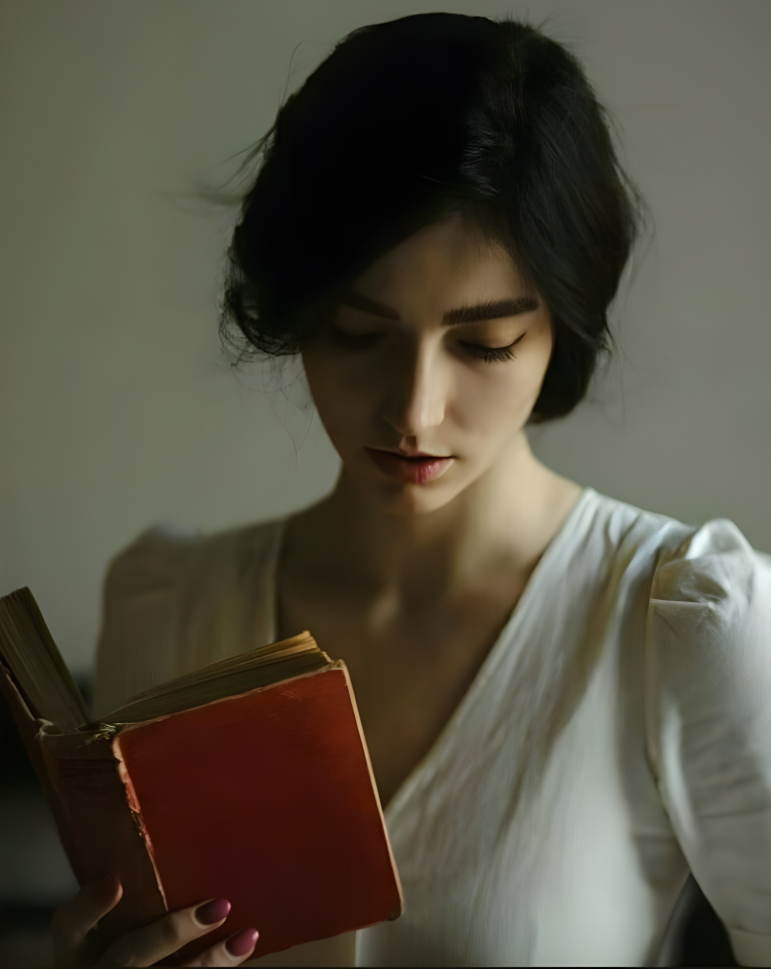
#> input picture photo3.jpg, 2312 x 2905 px (shown at 1/3 size); its folder holds only this picture in this run
$ python -i image_ops.py   (imports and definitions only)   (older library calls are emulated)
#> lines starting #> are read from the running program, lines starting #| are printed output that depends on the picture
from __future__ import annotations

import os
from collections import deque
from typing import Dict, List, Tuple

import cv2
import numpy as np
from PIL import Image, ImageEnhance, ImageOps

from .color import Lstar_from_rgb, relative_luminance, rgb_to_hsv

# Clean-stencil helpers (adaptive threshold + light thinning + optional tone tweaks)
# ---------------------------
def _map_stencil_brightness_slider(value: float) -> float:
    """0..1 → 0.5..2.0 (like your demo)."""
    return 0.5 + float(np.clip(value, 0.0, 1.0)) * 1.5

def _map_stencil_sharpness_slider(value: float) -> float:
    """0..1 → 0.5..3.0 (like your demo)."""
    return 0.5 + float(np.clip(value, 0.0, 1.0)) * 2.5

# [217 lines left out: functions _adjust_brightness_rgb, _adjust_sharpness_rgb, _apply_clean_stencil_rgb, group_classic_exclusive, group_value5_exclusive, _label_adjacency and 3 more, not called in this run]

# ---------------------------
# Image / label utilities
# ---------------------------
def ensure_gray(bgr: np.ndarray) -> np.ndarray:
    """Ensure single-channel uint8 grayscale."""
    return cv2.cvtColor(bgr, cv2.COLOR_BGR2GRAY) if bgr.ndim == 3 else bgr


def im2float01(img_u8: np.ndarray) -> np.ndarray:
    return img_u8.astype(np.float32) / 255.0


def float01_to_u8(imgf: np.ndarray) -> np.ndarray:
    return (np.clip(imgf, 0, 1) * 255.0 + 0.5).astype(np.uint8)


def lerp(a: float, b: float, t: float) -> float:
    return a + (b - a) * float(np.clip(t, 0.0, 1.0))


def clahe_gray(gray_u8: np.ndarray, clip=2.0, tiles=8) -> np.ndarray:
    """CLAHE for local contrast normalization."""
    clahe = cv2.createCLAHE(clipLimit=float(clip), tileGridSize=(int(tiles), int(tiles)))
    return clahe.apply(gray_u8)


def canny_from_gradients(gray_u8: np.ndarray, low_high_ratio=0.35, high_pct=90) -> Tuple[int, int]:
    """Set Canny thresholds from gradient percentiles for robustness."""
    gx = cv2.Sobel(gray_u8, cv2.CV_32F, 1, 0, ksize=3)
    gy = cv2.Sobel(gray_u8, cv2.CV_32F, 0, 1, ksize=3)
    mag = np.sqrt(gx * gx + gy * gy).ravel()
    high = float(np.percentile(mag, high_pct))
    high = np.clip(high, 10, 255)
    low = max(5.0, high * low_high_ratio)
    return int(low), int(high)


def remove_small_components_bool(bin_u8: np.ndarray, min_area: int) -> np.ndarray:
    """Remove tiny blobs from a binary mask."""
    num, labels, stats, _ = cv2.connectedComponentsWithStats(bin_u8, connectivity=8)
    out = np.zeros_like(bin_u8)
    for i in range(1, num):
        if stats[i, cv2.CC_STAT_AREA] >= min_area:
            out[labels == i] = 255
    return out


def illumination_flatten(gray_u8: np.ndarray, smin: int, strength01: float) -> np.ndarray:
    """Divide-by-blur illumination correction."""
    if strength01 <= 0: return gray_u8
    sigma = smin * lerp(0.03, 0.08, strength01)
    base = cv2.GaussianBlur(gray_u8, (0, 0), sigma)
    g = im2float01(gray_u8); b = im2float01(base)
    flat = np.clip(g / (b + 1e-4), 0, 2.5)
    flat = flat / flat.max() if flat.max() > 0 else flat
    return float01_to_u8(flat)


def bilateral_edge_aware(gray_u8: np.ndarray, strength01: float) -> np.ndarray:
    """Bilateral filter that preserves edges while taming textures."""
    if strength01 <= 0: return gray_u8
    sigma_color = lerp(10, 80, strength01)
    sigma_space = lerp(3, 12, strength01)
    return cv2.bilateralFilter(gray_u8, d=0, sigmaColor=sigma_color, sigmaSpace=sigma_space)


def _auto_edge_mask(edge_strength_u8: np.ndarray, target_fg=0.04, min_fg=0.01, max_fg=0.08, iters=8) -> np.ndarray:
    """Find a binary edge mask that lands in a desired foreground fraction."""
    es = edge_strength_u8.astype(np.uint8); H, W = es.shape[:2]
    N = H * W; nz = es[es > 0]
    if nz.size == 0: return np.zeros_like(es, dtype=np.uint8)
    lo, hi = 50.0, 98.0; best = None
    for _ in range(iters):
        p = 0.5 * (lo + hi)
        T = np.percentile(nz, p)
        _, binm = cv2.threshold(es, int(T), 255, cv2.THRESH_BINARY)
        fg = np.count_nonzero(binm) / float(N)
        best = binm
        if fg < min_fg: lo = 45.0; hi = p
        elif fg > max_fg: lo = p; hi = 99.0
        else: break
    return best

# ---------------------------
# Pencil sketch (OLD image-edge method)
# ---------------------------
def pencil_readable_norm(
    bgr: np.ndarray,
    sketchiness01=0.99,
    softness01=0.1,
    highlight_clip01=0.99,
    edge_boost01=0.99,
    texture_suppression01=0.1,
    illumination01=0.1,
    despeckle01=0.25,
    stroke01=0.1,
    line_floor01=0.99,
    use_clahe=True,
    gamma_midtones=0.99,
    canny_high_pct=90,
) -> np.ndarray:
    """
    OLD method: produce a clean pencil-like grayscale (uint8) from image edges.
    Suitable for printing and as an underlay via multiply blending.
    """
    gray = ensure_gray(bgr); h, w = gray.shape[:2]; smin = min(h, w)

    gray = illumination_flatten(gray, smin, illumination01)
    if use_clahe:
        gray = clahe_gray(gray, clip=lerp(1.3, 2.0, softness01), tiles=8)

    blur_sharp = cv2.GaussianBlur(gray, (0, 0), smin * 0.003)
    sharp = cv2.addWeighted(gray, 1.4, blur_sharp, -0.4, 0)

    g_s = bilateral_edge_aware(sharp, texture_suppression01)
    gf = im2float01(g_s)
    gf = np.power(np.clip(gf, 0, 1), gamma_midtones)

    inv = 1.0 - gf
    sigma = smin * lerp(0.006, 0.016, softness01)
    blur = cv2.GaussianBlur(inv, (0, 0), sigmaX=sigma, sigmaY=sigma)
    denom = np.maximum(1e-4, 1.0 - blur)
    dodge = np.clip(gf / denom, 0, 1)
    dodge = np.minimum(dodge, lerp(0.90, 0.975, highlight_clip01))

    low, high = canny_from_gradients(
        g_s,
        low_high_ratio=lerp(0.32, 0.50, 1.0 - sketchiness01),
        high_pct=int(np.clip(canny_high_pct, 50, 99)),
    )
    can = cv2.Canny(g_s, low, high)

    sigma1 = smin * lerp(0.003, 0.010, sketchiness01)
    sigma2 = sigma1 * 1.6
    g1 = cv2.GaussianBlur(gf, (0, 0), sigma1)
    g2 = cv2.GaussianBlur(gf, (0, 0), sigma2)
    dog = g1 - g2
    tau = lerp(0.9, 1.18, sketchiness01)
    phi = lerp(8.0, 22.0, sketchiness01 + edge_boost01 * 0.3)
    xdog = 1.0 - (0.5 * (1 + np.tanh(phi * (dog - tau))))
    xdog_u8 = float01_to_u8(xdog)

    edge_mix = cv2.max(can, xdog_u8)
    target_fg = lerp(0.025, 0.065, sketchiness01)
    edge_bin = _auto_edge_mask(edge_mix, target_fg=target_fg, min_fg=0.015, max_fg=0.09)

    if despeckle01 > 0:
        min_area = int(lerp(0, 0.0020, despeckle01) * (h * w))
        edge_bin = remove_small_components_bool(edge_bin, min_area)

    k = max(2, int(round(min(h, w) * lerp(0.0015, 0.0040, stroke01))))
    edge_bin = cv2.dilate(edge_bin, np.ones((k, k), np.uint8), 1)

    edge_mask = edge_bin.astype(np.float32) / 255.0
    ink_floor = 1.0 - (line_floor01 * edge_mask)
    tone_edge_mul = 1.0 - 0.40 * edge_mask

    pencil = np.minimum(dodge * tone_edge_mul, ink_floor)
    return float01_to_u8(pencil)


def render_image_sketch_gray(bgr: np.ndarray, args=None, **kwargs) -> np.ndarray:
    edge_pct = float(getattr(args, "edge_percentile", kwargs.pop("canny_high_pct", 90.0)))
    return pencil_readable_norm(bgr, canny_high_pct=edge_pct, **kwargs)


def original_edge_sketch_with_grid(img_pil: Image.Image, grid_step=80, grid_color=200, **pencil_kwargs) -> Image.Image:
    """
    Legacy helper: produce the OLD pencil sketch and draw a crisp grid on top.
    Returns a PIL L-mode image for the “Original Edge Sketch + Grid” page.
    """
    rgb = np.array(img_pil.convert("RGB"))
    bgr = cv2.cvtColor(rgb, cv2.COLOR_RGB2BGR)
    sketch_u8 = render_image_sketch_gray(bgr, **pencil_kwargs)  # grayscale uint8
    rgb_sketch = cv2.cvtColor(sketch_u8, cv2.COLOR_GRAY2RGB)
    rgb_with_grid = add_grid_to_rgb(rgb_sketch, grid_step=grid_step, grid_color=grid_color)
    gray_with_grid = cv2.cvtColor(rgb_with_grid, cv2.COLOR_RGB2GRAY)
    return Image.fromarray(gray_with_grid, mode="L")


# [21 lines left out: function load_external_sketch_gray, not called in this run]

def add_grid_to_rgb(arr: np.ndarray, grid_step=80, grid_color=200) -> np.ndarray:
    """Overlay a grid onto an RGB uint8 image array, non-destructively."""
    out = arr.copy()
    if out.ndim != 3 or out.shape[2] != 3:
        raise ValueError("add_grid_to_rgb expects an HxWx3 RGB array.")
    if grid_step and grid_step > 0:
        out[:, ::grid_step, :] = grid_color
        out[::grid_step, :, :] = grid_color
    return out

# ---------------------------
# Region cleanup
# ---------------------------
# [115 lines left out: functions potts_smooth_labels, cleanup_label_regions, not called in this run]

>>> from PIL import Image
>>> picture = Image.open('../photo3.jpg')
#> picture is the input picture: PIL image 2312x2905 RGB; mean R, G, B 83.3, 78.6, 64.3
>>> result = original_edge_sketch_with_grid(picture)
#> in illumination_flatten, `base = cv2.GaussianBlur(gray_u8, (0, 0), sigma)`:
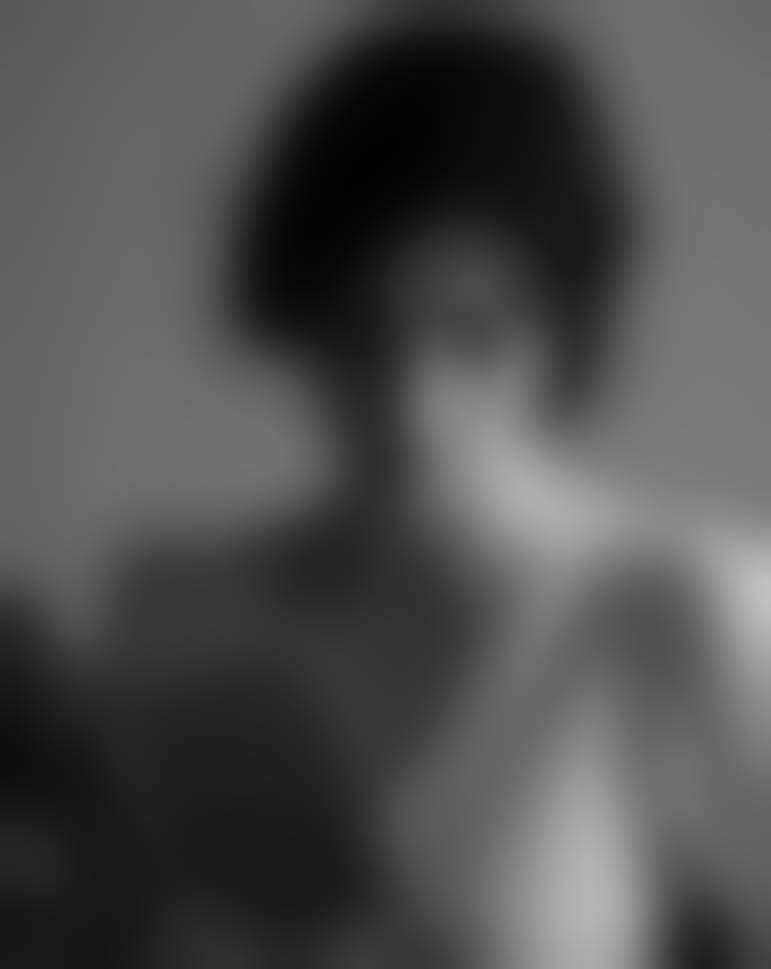
#> base: shape (2905, 2312) (shown at 1/3 size); min 2, max 192, mean 78.4
#> in pencil_readable_norm, `blur = cv2.GaussianBlur(inv, (0, 0), sigmaX=sigma, sigmaY=sigma)`:
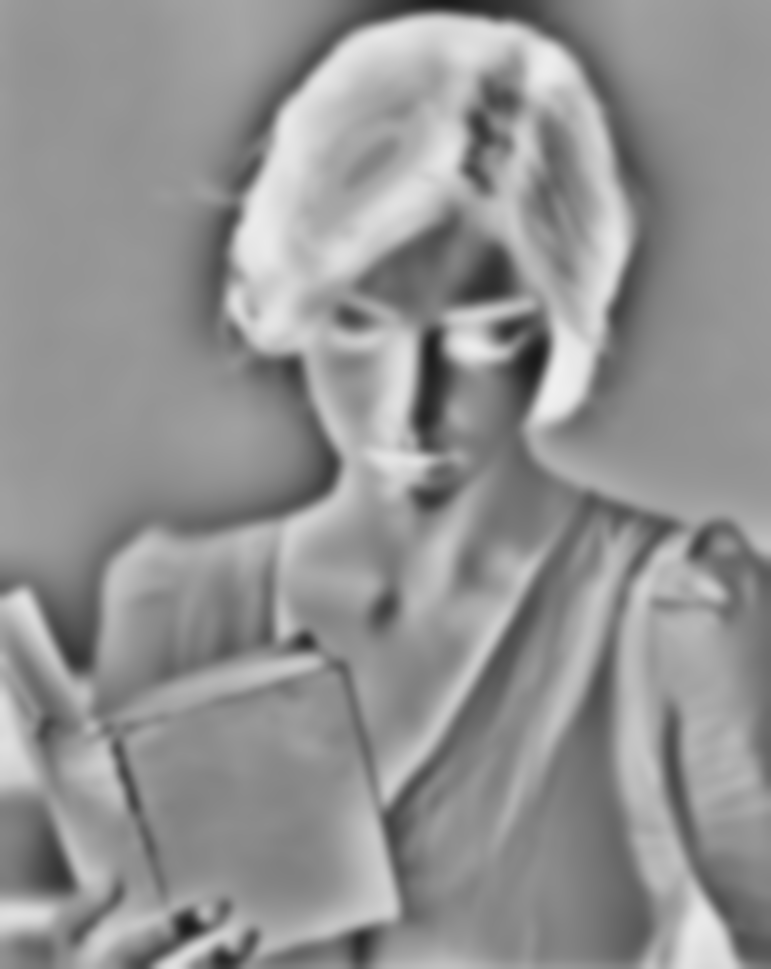
#> blur: shape (2905, 2312) float32 (shown at 1/3 size); min 0.103, max 0.943, mean 0.576
#> in pencil_readable_norm, `dodge = np.clip(gf / denom, 0, 1)`:
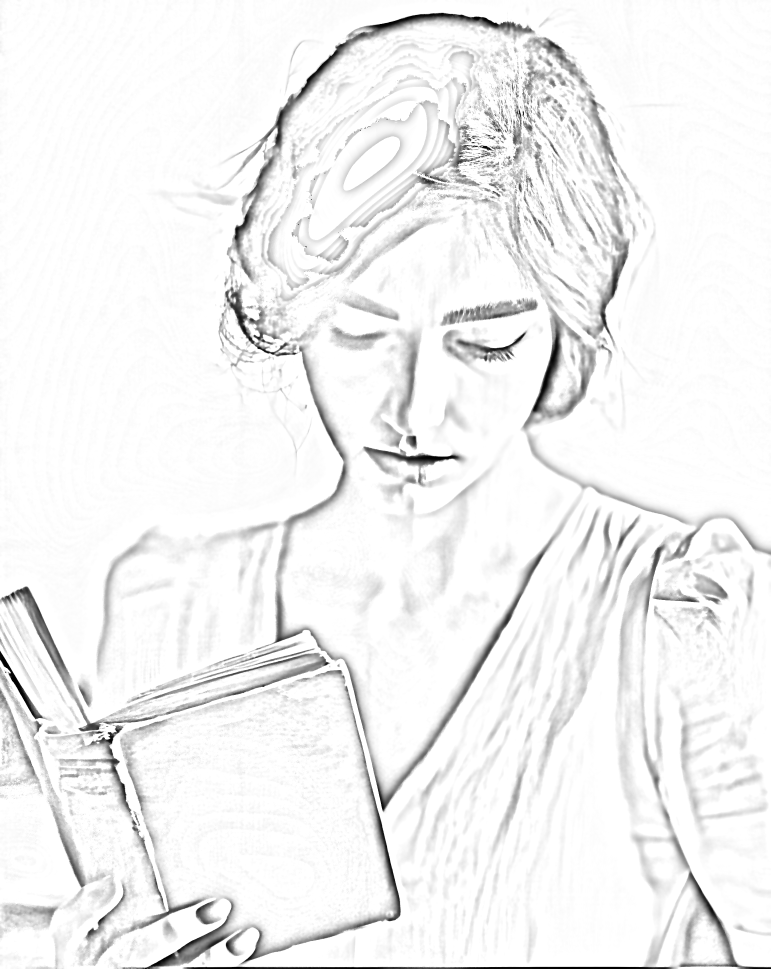
#> dodge: shape (2905, 2312) float32 (shown at 1/3 size); min 0, max 1, mean 0.952
#> in canny_from_gradients, `gx = cv2.Sobel(gray_u8, cv2.CV_32F, 1, 0, ksize=3)`:
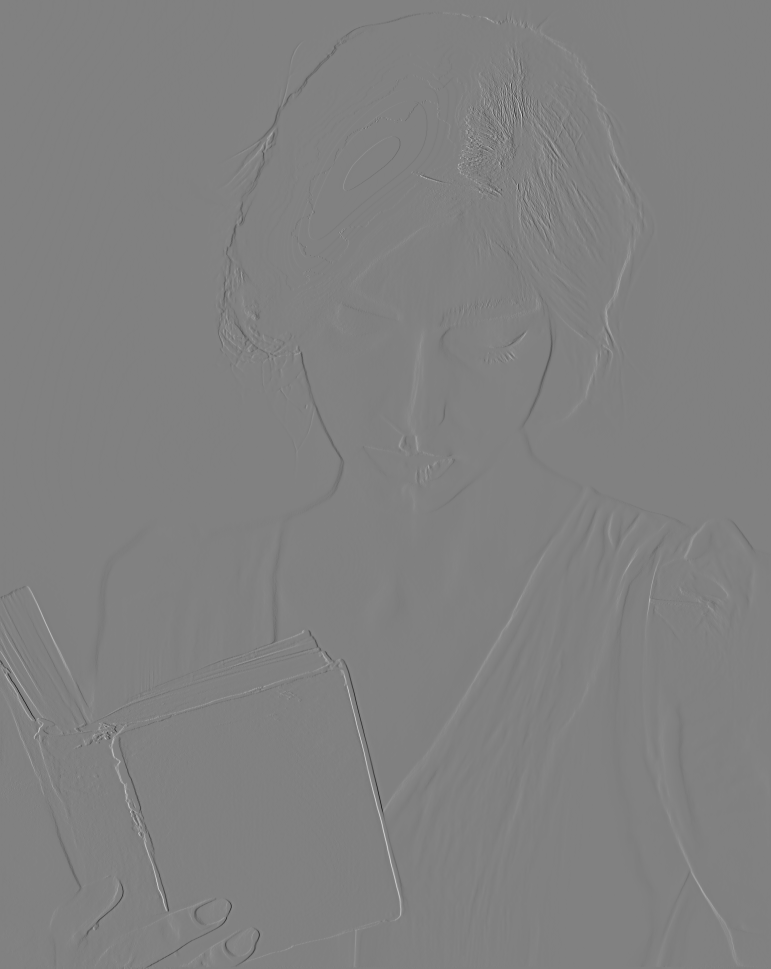
#> gx: shape (2905, 2312) float32 (shown at 1/3 size); min -965, max 939, mean 0.1; drawn with min black and max white
#> in canny_from_gradients, `high = float(np.percentile(mag, high_pct))`: high = 26.08
#> in canny_from_gradients, `low = max(5.0, high * low_high_ratio)`: low = 8.39
#> in pencil_readable_norm, `low, high = canny_from_gradients( g_s, low_high_ratio=lerp(0.32, 0.50,..`: low = 8; high = 26
#> in pencil_readable_norm, `can = cv2.Canny(g_s, low, high)`:
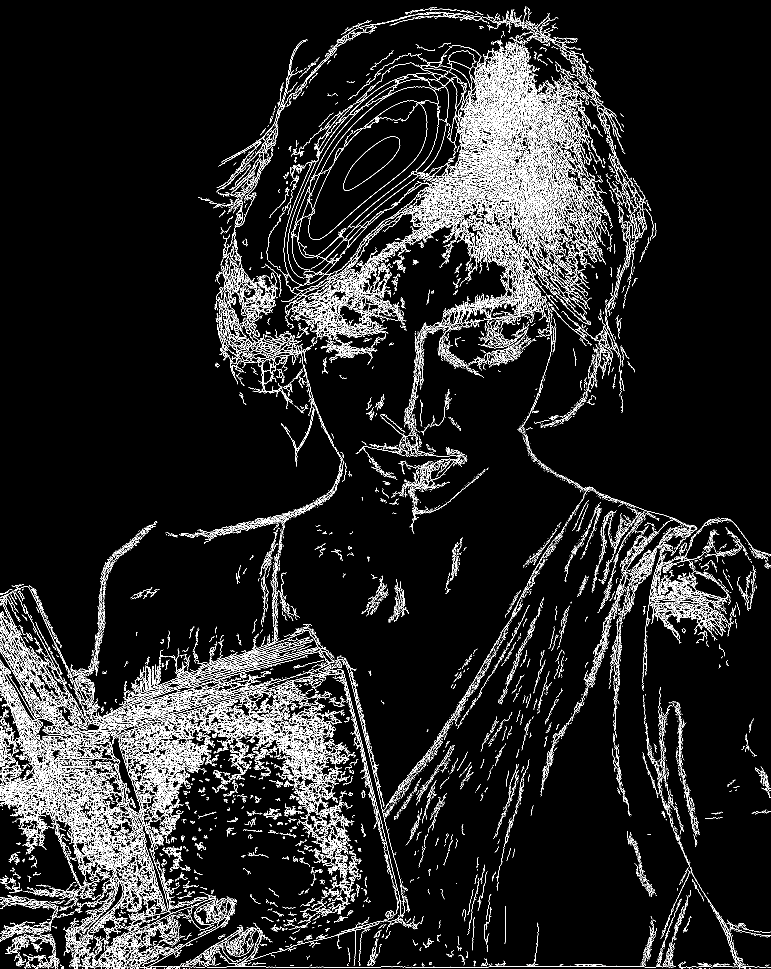
#> can: shape (2905, 2312) (shown at 1/3 size); 6.3% white in thin lines or dots
#> in pencil_readable_norm, `dog = g1 - g2`:
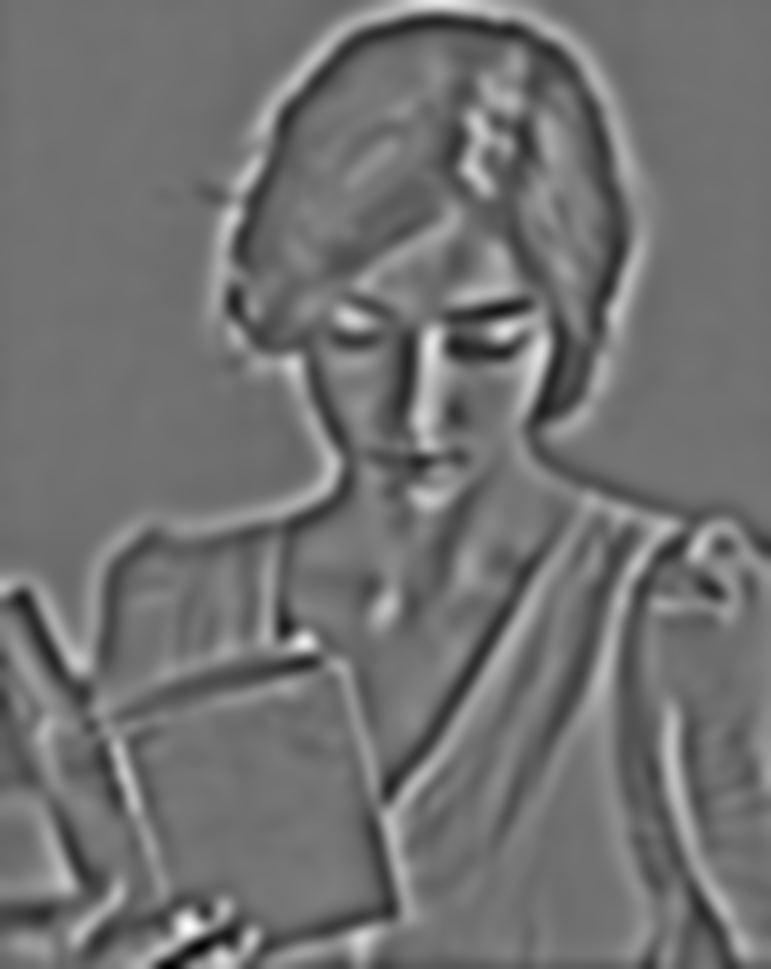
#> dog: shape (2905, 2312) float32 (shown at 1/3 size); min -0.145, max 0.18, mean -2.33e-07; drawn with min black and max white
#> in pencil_readable_norm, `xdog = 1.0 - (0.5 * (1 + np.tanh(phi * (dog - tau))))`: xdog: shape (2905, 2312) float32; every value is 1
#> in float01_to_u8 (call 2), `return (np.clip(imgf, 0, 1) * 255.0 + 0.5).astype(np.uint8)`: returned value: shape (2905, 2312); every value is 255
#> in remove_small_components_bool, `num, labels, stats, _ = cv2.connectedComponentsWithStats(bin_u8, conne..`: labels: shape (2905, 2312) int32; every value is 0
#> in remove_small_components_bool, `num, labels, stats, _ = cv2.connectedComponentsWithStats(bin_u8, conne..`: num = 1; stats = [[0, 0, 2312, 2905, 6716360]]
